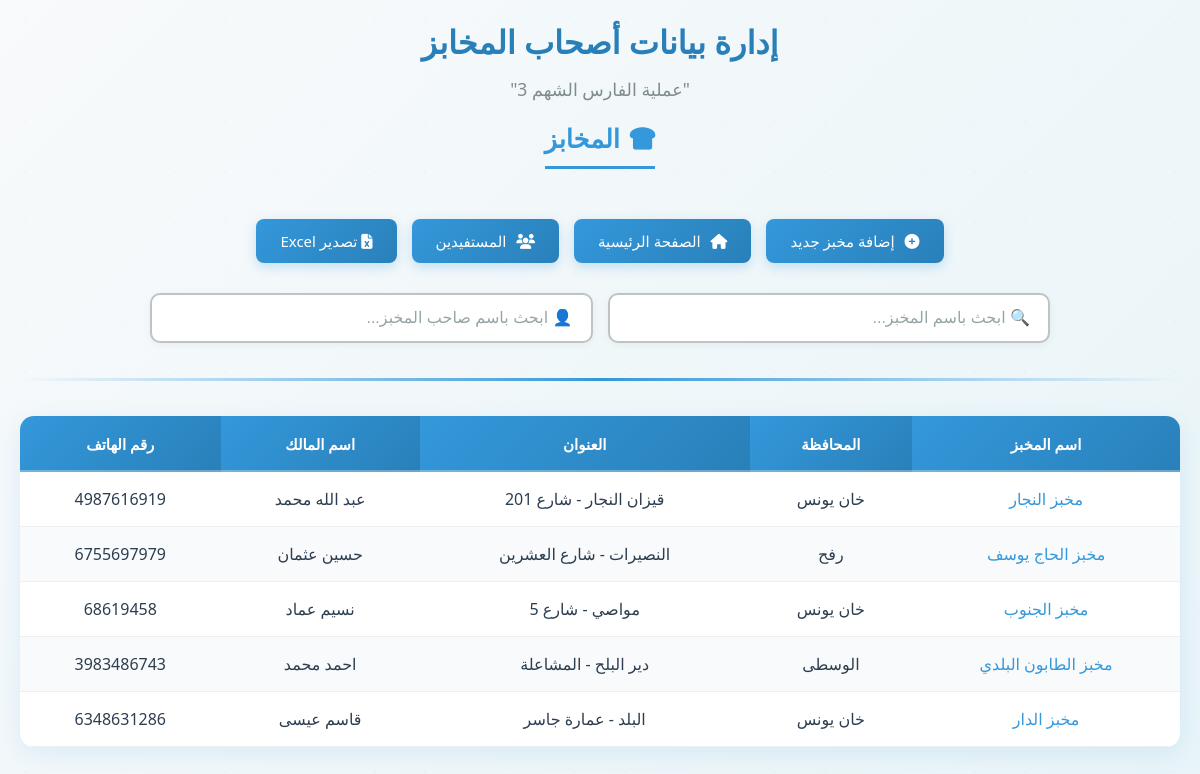
Screenshot of /makhabez/ (signed in) with the database file from the repository.
### manegementdata/models.py (models this page shows, shortened)
class Makhbaz(models.Model):
    name = models.CharField(max_length=200, verbose_name="اسم المخبز", null=True, blank=True)
    governorate = models.CharField(
        max_length=50,
        choices=GOVERNORATE_CHOICES,
        verbose_name="المحافظة",
        null=True,
        blank=True
    )
    address = models.CharField(max_length=300, verbose_name="العنوان بالتفصيل", null=True, blank=True)
    owner_name = models.CharField(max_length=200, verbose_name="اسم صاحب المخبز", null=True, blank=True)
    owner_id = models.CharField(
        max_length=9,
        validators=[RegexValidator(r'^\d{9}$', "رقم الهوية يجب أن يكون 9 أرقام")],
        verbose_name="رقم هوية صاحب المخبز",
        null=True, blank=True
    )
    mobile_number = models.CharField(
        max_length=10,
        validators=[RegexValidator(r'^\d{10}$', "رقم الجوال يجب أن يكون 10 أرقام")],
        verbose_name="رقم الجوال",
        null=True, blank=True
    )
    coordinates = models.CharField(
        max_length=50,
        verbose_name="إحداثيات الموقع",
        null=True, blank=True
    )
    OVEN_TYPE_CHOICES = [
        ("فرن طينة", "مخبز بدائي (فرن طينة)"),
        ("يدوي دوار", "يدوي دوار"),
        ("نص آلي", "نص آلي"),
        ("آلي", "آلي"),
    ]
    oven_type = models.CharField(
        max_length=20,
        choices=OVEN_TYPE_CHOICES,
        verbose_name="نوع الفرن / المخبز",
        null=True, blank=True
    )
    production_capacity = models.PositiveIntegerField(
        verbose_name="القدرة الإنتاجية اليومية (كيلو)",
        null=True, blank=True
    )
    CONTRACT_TYPE_CHOICES = [
        ("مجاني", "مخبز مجاني"),
        ("مدعم", "مخبز مدعوم"),
    ]
    contract_type = models.CharField(
        max_length=10,
        choices=CONTRACT_TYPE_CHOICES,
        verbose_name="طبيعة التعاقد",
        null=True, blank=True
    )
    STATUS_CHOICES = [
        ("فعال", "فعال"),
        ("متوقف", "متوقف"),
    ]
    status = models.CharField(
        max_length=10,
        choices=STATUS_CHOICES,
        verbose_name="حالة المخبز",
        null=True, blank=True
    )
    created_at = models.DateField(auto_now_add=True, verbose_name="تاريخ الإنشاء")

### manegementdata/views.py (the view)
# urls.py: path("makhabez/", views.makhabez_list, name="makhabez_list"),
@login_required(login_url='login')
def makhabez_list(request):
    makhabiz = Makhbaz.objects.all()
    return render(request, "makhabez_list.html", {
        "makhabiz": makhabiz,
        'user_can_edit': request.user.is_authenticated and request.user.is_staff,
        })

### manegementdata/templates/makhabez_list.html (shortened to what this page needs)
{% load static %}
<!DOCTYPE html>
<html lang="ar" dir="rtl">
<head>
    <link rel="stylesheet" href="https://cdnjs.cloudflare.com/ajax/libs/font-awesome/6.5.0/css/all.min.css">
</head>
<body>
    <div class="container">
        <header class="header">
            <h1>إدارة بيانات أصحاب المخابز</h1>
            <p class="subtitle">"عملية الفارس الشهم 3"</p>
            <h2><i class="fas fa-bread-slice" style="margin-left: 10px;"></i>المخابز</h2>
        </header>
        <nav class="nav-buttons">
            {% if user_can_edit %}
            <a href="{% url 'add_new_makhbaz' %}" class="nav-btn">
                <i class="fas fa-plus-circle" style="margin-left: 6px;"></i>
                إضافة مخبز جديد
            </a>
            {% endif %}
            <a href="{% url 'index' %}" class="nav-btn">
                <i class="fas fa-home" style="margin-left: 6px;"></i>
                الصفحة الرئيسية
            </a>
            <a href="{% url 'all_beneficiaries_makhbaz' %}" class="nav-btn">
                <i class="fas fa-users" style="margin-left: 6px;"></i>
                المستفيدين
            </a>
            <a href="{% url 'export_makhabez_excel' %}" class="nav-btn">
                <i class="fas fa-file-excel"></i>
                <span>تصدير Excel</span>
            </a>
        </nav>
        <div class="search-container">
            <div class="search-wrapper">
                <input
                    type="text"
                    id="searchBoxName"
                    class="search-box"
                    placeholder="🔍 ابحث باسم المخبز..."
                    onkeyup="filterTable()"
                >
            </div>
            <div class="search-wrapper">
                <input
                    type="text"
                    id="searchBoxOwner"
                    class="search-box"
                    placeholder="👤 ابحث باسم صاحب المخبز..."
                    onkeyup="filterTable()"
                >
            </div>
        </div>
        <div class="divider"></div>
        <section class="table-section">
            <div class="table-wrapper">
                <table class="data-table" id="makhabezTable">
                    <thead>
                        <tr>
                            <th>اسم المخبز</th>
                            <th>المحافظة</th>
                            <th>العنوان</th>
                            <th>اسم المالك</th>
                            <th>رقم الهاتف</th>
                        </tr>
                    </thead>
                    <tbody>
                        {% for makhbez in makhabiz %}
                        <tr>
                            <td><a href="{% url 'makhabez_detail' makhbez.pk %}">{{ makhbez.name }}</a></td>
                            <td>{{ makhbez.governorate }}</td>
                            <td>{{ makhbez.address }}</td>
                            <td>{{ makhbez.owner_name }}</td>
                            <td>{{ makhbez.mobile_number }}</td>
                        </tr>
                        {% endfor %}
                    </tbody>
                </table>
            </div>
        </section>
    </div>
</body>
</html>

### manegementdata/templates/makhabez_list.html (style rules this page uses)
* { margin: 0; padding: 0; box-sizing: border-box; }
body { font-family: 'Segoe UI', Tahoma, Geneva, Verdana, sans-serif; background: linear-gradient(135deg, #f8fafb 0%, #e8f4f8 100%); color: #2c3e50; min-height: 100vh; padding: 20px; position: relative; overflow-x: hidden; }
body::before { content: ''; position: fixed; top: -50%; left: -50%; width: 200%; height: 200%; background: radial-gradient(circle, rgba(41, 128, 185, 0.03) 1px, transparent 1px); background-size: 50px 50px; animation: backgroundMove 20s linear infinite; z-index: 0; pointer-events: none; }
.container { max-width: 1200px; margin: 0 auto; position: relative; z-index: 1; }
.header { text-align: center; margin-bottom: 35px; animation: fadeInDown 0.8s ease-out; }
.header h1 { font-size: 2rem; color: #2980b9; margin-bottom: 12px; font-weight: 700; line-height: 1.4; animation: fadeIn 0.8s ease-out 0.2s both; }
.header .subtitle { color: #7f8c8d; font-size: 1.1rem; margin-bottom: 20px; animation: fadeIn 0.8s ease-out 0.3s both; }
.header h2 { font-size: 1.6rem; color: #3498db; margin-bottom: 15px; font-weight: 600; padding-bottom: 10px; border-bottom: 3px solid #3498db; display: inline-block; animation: fadeIn 0.8s ease-out 0.4s both; }
.nav-buttons { display: flex; justify-content: center; gap: 15px; margin-bottom: 30px; flex-wrap: wrap; animation: fadeInUp 0.8s ease-out 0.3s both; }
.nav-btn { padding: 12px 24px; background: linear-gradient(135deg, #3498db 0%, #2980b9 100%); color: white; border: none; border-radius: 8px; cursor: pointer; font-weight: 500; text-decoration: none; transition: all 0.3s ease; font-size: 15px; box-shadow: 0 4px 12px rgba(52, 152, 219, 0.25); position: relative; overflow: hidden; }
.nav-btn::before { content: ''; position: absolute; top: 0; left: -100%; width: 100%; height: 100%; background: linear-gradient(90deg, transparent, rgba(255, 255, 255, 0.2), transparent); transition: left 0.5s ease; }
.search-container { max-width: 900px; margin: 0 auto 35px; display: flex; gap: 15px; flex-wrap: wrap; animation: fadeIn 0.8s ease-out 0.5s both; }
.search-wrapper { flex: 1; min-width: 250px; }
.search-box { width: 100%; padding: 14px 18px; font-size: 16px; border: 2px solid #bdc3c7; border-radius: 10px; outline: none; transition: all 0.3s ease; background: white; box-shadow: 0 2px 8px rgba(0, 0, 0, 0.05); }
.search-box::placeholder { color: #95a5a6; }
.divider { height: 3px; background: linear-gradient(to right, transparent, #3498db, transparent); margin: 35px 0; animation: expandWidth 1s ease-out 0.6s both; }
.table-section { background: white; border-radius: 14px; overflow: hidden; box-shadow: 0 6px 24px rgba(52, 152, 219, 0.12); margin-bottom: 40px; animation: fadeInUp 0.8s ease-out 0.7s both; }
.table-wrapper { overflow-x: auto; }
.data-table { width: 100%; border-collapse: collapse; }
.data-table th { background: linear-gradient(135deg, #3498db, #2980b9); color: white; padding: 18px 16px; font-weight: 600; text-align: center; font-size: 15px; white-space: nowrap; position: relative; }
.data-table th::after { content: ''; position: absolute; bottom: 0; left: 0; width: 100%; height: 2px; background: rgba(255, 255, 255, 0.3); }
.data-table td { padding: 16px; border-bottom: 1px solid #ecf0f1; text-align: center; transition: background-color 0.2s ease; }
.data-table tbody tr { animation: fadeIn 0.5s ease-out both; }
.data-table tbody tr:nth-child(1) { animation-delay: 0.1s; }
.data-table tbody tr:nth-child(2) { animation-delay: 0.15s; }
.data-table tbody tr:nth-child(3) { animation-delay: 0.2s; }
.data-table tbody tr:nth-child(4) { animation-delay: 0.25s; }
.data-table tbody tr:nth-child(5) { animation-delay: 0.3s; }
.data-table tbody tr:nth-child(even) { background-color: #f8fafb; }
.data-table a { color: #3498db; text-decoration: none; font-weight: 500; transition: all 0.3s ease; position: relative; display: inline-block; }
.data-table a::after { content: ''; position: absolute; bottom: -2px; left: 0; width: 0; height: 2px; background: #2980b9; transition: width 0.3s ease; }

### rows the page displays
Makhbaz: name "مخبز النجار", governorate "خان يونس", address "قيزان النجار - شارع 201", owner_name "عبد الله محمد", mobile_number "4987616919"
Makhbaz: name "مخبز الحاج يوسف", governorate "رفح", address "النصيرات - شارع العشرين", owner_name "حسين عثمان", mobile_number "6755697979"
Makhbaz: name "مخبز الجنوب", governorate "خان يونس", address "مواصي - شارع 5", owner_name "نسيم عماد", mobile_number "68619458"
Makhbaz: name "مخبز الطابون البلدي", governorate "الوسطى", address "دير البلح - المشاعلة", owner_name "احمد محمد", mobile_number "3983486743"
Makhbaz: name "مخبز الدار", governorate "خان يونس", address "البلد - عمارة جاسر", owner_name "قاسم عيسى", mobile_number "6348631286"
